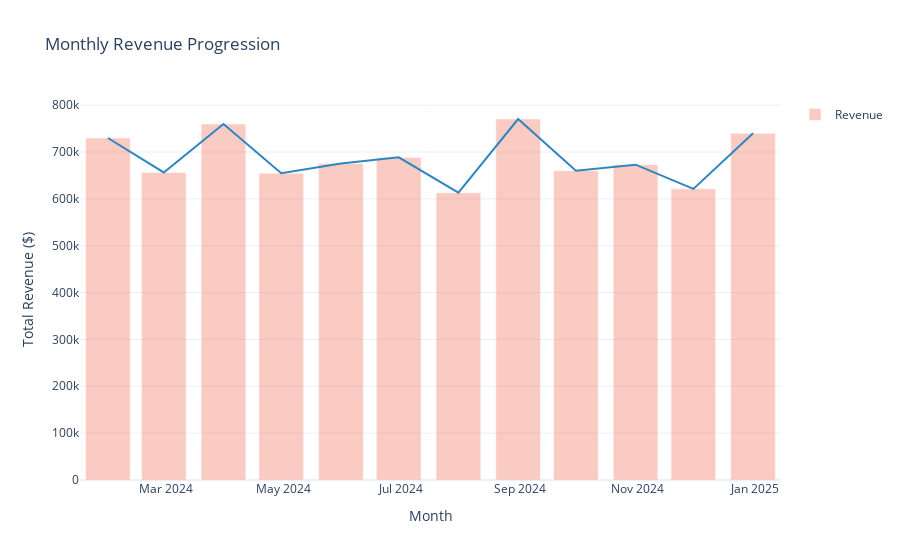

Notebook cell for this chart:
### Markdown cell above
## 2. Revenue Trends: Momentum Analysis
Is our growth steady, or are we relying on holiday spikes? Understanding the monthly velocity helps in resource planning.

### Code cell
monthly_rev = sales.set_index('date').resample('ME')['revenue'].sum().reset_index()

fig = px.line(monthly_rev, x='date', y='revenue', 
              title='Monthly Revenue Progression',
              labels={'revenue': 'Total Revenue ($)', 'date': 'Month'},
              template='plotly_white')

fig.add_bar(x=monthly_rev['date'], y=monthly_rev['revenue'], name='Revenue', opacity=0.3)
fig.update_traces(line=dict(color='#2E86C1'), selector=dict(type='scatter'))
fig.show()

### Figure 1 — Plotly figure (JSON) as saved in the notebook; plotly's stock layout.template omitted (floating-point values rounded to 4 significant figures)
{"data": [{"hovertemplate": "Month=%{x}<br>Total Revenue ($)=%{y}<extra></extra>", "legendgroup": "", "line": {"color": "#2E86C1", "dash": "solid"}, "marker": {"symbol": "circle"}, "mode": "lines", "name": "", "orientation": "v", "showlegend": false, "type": "scatter", "x": ["2024-01-31T00:00:00.000000000", "2024-02-29T00:00:00.000000000", "2024-03-31T00:00:00.000000000", "2024-04-30T00:00:00.000000000", "2024-05-31T00:00:00.000000000", "2024-06-30T00:00:00.000000000", "2024-07-31T00:00:00.000000000", "2024-08-31T00:00:00.000000000", "2024-09-30T00:00:00.000000000", "2024-10-31T00:00:00.000000000", "2024-11-30T00:00:00.000000000", "2024-12-31T00:00:00.000000000"], "xaxis": "x", "y": [729900.0, 656300.0, 759600.0, 654600.0, 675400.0, 688500.0, 613200.0, 770400.0, 660200.0, 672900.0, 621300.0, 739900.0], "yaxis": "y"}, {"name": "Revenue", "opacity": 0.3, "type": "bar", "x": ["2024-01-31T00:00:00.000000000", "2024-02-29T00:00:00.000000000", "2024-03-31T00:00:00.000000000", "2024-04-30T00:00:00.000000000", "2024-05-31T00:00:00.000000000", "2024-06-30T00:00:00.000000000", "2024-07-31T00:00:00.000000000", "2024-08-31T00:00:00.000000000", "2024-09-30T00:00:00.000000000", "2024-10-31T00:00:00.000000000", "2024-11-30T00:00:00.000000000", "2024-12-31T00:00:00.000000000"], "y": [729900.0, 656300.0, 759600.0, 654600.0, 675400.0, 688500.0, 613200.0, 770400.0, 660200.0, 672900.0, 621300.0, 739900.0]}], "layout": {"legend": {"tracegroupgap": 0}, "title": {"text": "Monthly Revenue Progression"}, "xaxis": {"anchor": "y", "domain": [0.0, 1.0], "title": {"text": "Month"}}, "yaxis": {"anchor": "x", "domain": [0.0, 1.0], "title": {"text": "Total Revenue ($)"}}}}
